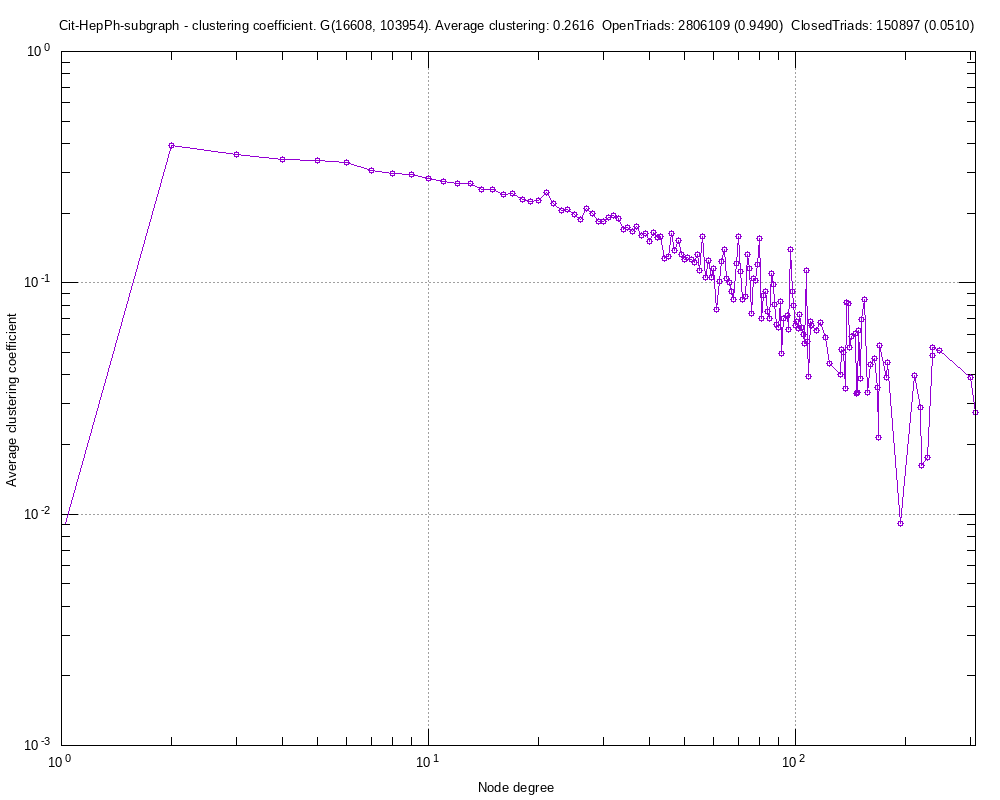

The script that saved this image:
#
# Cit-HepPh-subgraph - clustering coefficient. G(16608, 103954). Average clustering: 0.2616  OpenTriads: 2806109 (0.9490)  ClosedTriads: 150897 (0.0510) (Fri Sep  6 19:14:42 2019)
#

set title "Cit-HepPh-subgraph - clustering coefficient. G(16608, 103954). Average clustering: 0.2616  OpenTriads: 2806109 (0.9490)  ClosedTriads: 150897 (0.0510)"
set key bottom right
set logscale xy 10
set format x "10^{%L}"
set mxtics 10
set format y "10^{%L}"
set mytics 10
set grid
set xlabel "Node degree"
set ylabel "Average clustering coefficient"
set tics scale 2
set terminal png font arial 10 size 1000,800
set output 'ccf.Cit-HepPh-subgraph.png'
plot 	"ccf.Cit-HepPh-subgraph.tab" using 1:2 title "" with linespoints pt 6
